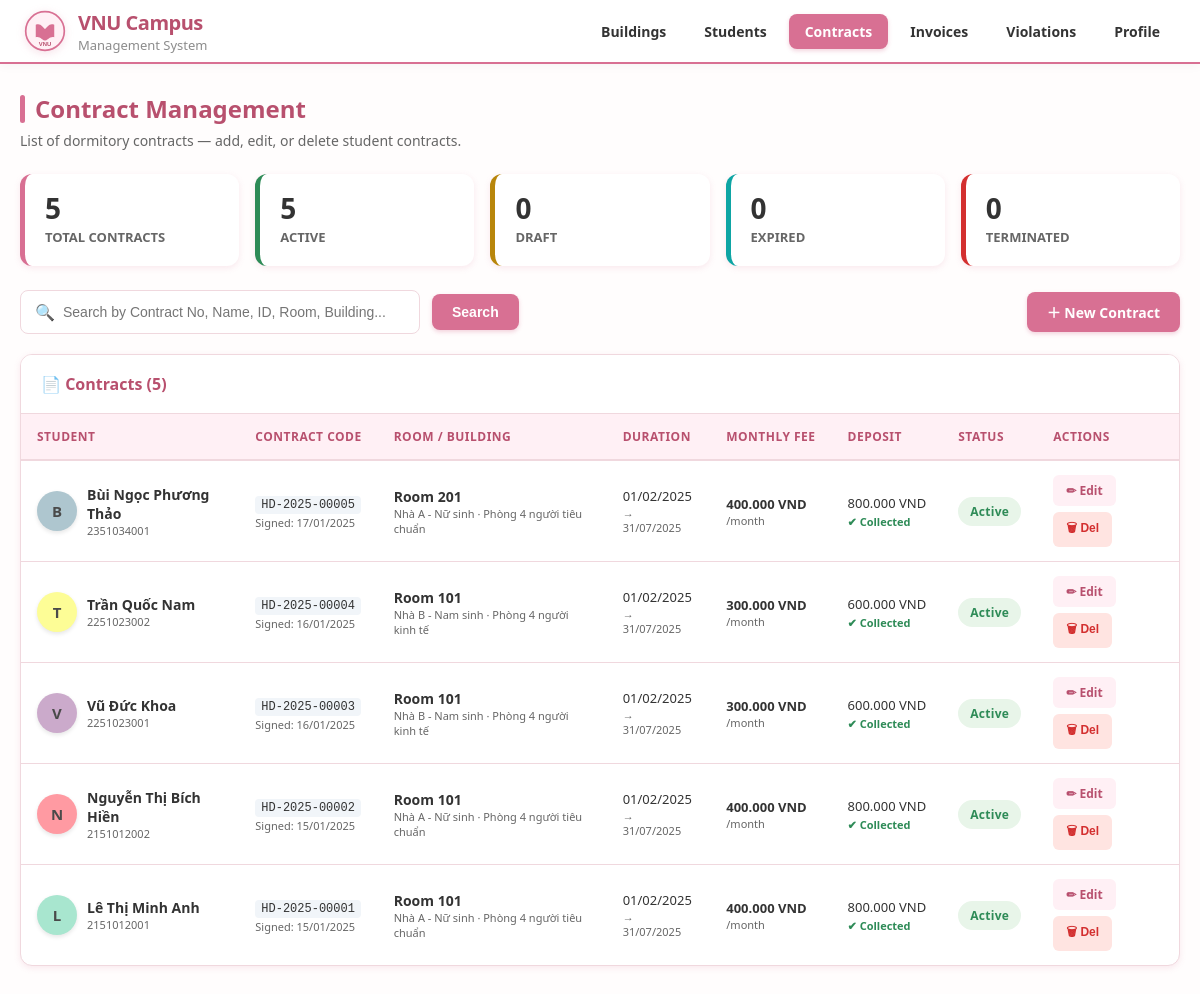
The page /ktx/ContractListView.php on the database its author committed.
### tables this page shows
CREATE TABLE contracts (
    contract_id       INT           NOT NULL AUTO_INCREMENT,
    contract_code     VARCHAR(30)   NOT NULL UNIQUE,
    student_id        INT           NOT NULL,
    room_id           INT           NOT NULL,
    registration_id   INT           DEFAULT NULL,
     
    monthly_fee_snapshot DECIMAL(10,2) NOT NULL            COMMENT 'Giá tháng chốt lúc ký HĐ',
    start_date        DATE          NOT NULL,
    end_date          DATE          NOT NULL,
    deposit_amount    DECIMAL(10,2) NOT NULL DEFAULT 0,
    deposit_paid      TINYINT(1)    NOT NULL DEFAULT 0,
    deposit_paid_date DATE          DEFAULT NULL,
    terms             TEXT          DEFAULT NULL,
    signed_date       DATE          DEFAULT NULL,
    status_code       VARCHAR(50)   NOT NULL DEFAULT 'draft',
    termination_reason TEXT         DEFAULT NULL,
    terminated_at     DATETIME      DEFAULT NULL,
    created_at        DATETIME      NOT NULL DEFAULT CURRENT_TIMESTAMP,
    updated_at        DATETIME      NOT NULL DEFAULT CURRENT_TIMESTAMP ON UPDATE CURRENT_TIMESTAMP,
    created_by        INT           DEFAULT NULL,           
    updated_by        INT           DEFAULT NULL,           
    PRIMARY KEY (contract_id),
    FOREIGN KEY (student_id)      REFERENCES students(student_id)               ON DELETE CASCADE,
    FOREIGN KEY (room_id)         REFERENCES rooms(room_id)                     ON DELETE CASCADE,
    FOREIGN KEY (registration_id) REFERENCES room_registrations(registration_id) ON DELETE SET NULL,
    INDEX idx_status_code (status_code),
    INDEX idx_start_date  (start_date),
    INDEX idx_end_date    (end_date)
);

CREATE TABLE students (
    student_id     INT           NOT NULL AUTO_INCREMENT,
    user_id        INT           NOT NULL,
    student_code   VARCHAR(20)   NOT NULL UNIQUE           COMMENT 'MSSV',
    full_name      VARCHAR(100)  NOT NULL,
    date_of_birth  DATE          NOT NULL,
    gender         ENUM('male','female','other') NOT NULL,
    id_card        VARCHAR(20)   NOT NULL UNIQUE           COMMENT 'CCCD/CMND — [d] UNIQUE',
    faculty        VARCHAR(100)  NOT NULL,
    major          VARCHAR(100)  NOT NULL,
    intake_year    YEAR          NOT NULL,
    class_name     VARCHAR(30)   NOT NULL,
    hometown       VARCHAR(200)  DEFAULT NULL,
    address        VARCHAR(255)  DEFAULT NULL,
    parent_name    VARCHAR(100)  DEFAULT NULL,
    parent_phone   VARCHAR(15)   DEFAULT NULL UNIQUE,       
    health_status  TEXT          DEFAULT NULL,
    status_code    VARCHAR(50)   NOT NULL DEFAULT 'active' COMMENT 'Ref: statuses(student,code)',
    created_at     DATETIME      NOT NULL DEFAULT CURRENT_TIMESTAMP,
    updated_at     DATETIME      NOT NULL DEFAULT CURRENT_TIMESTAMP ON UPDATE CURRENT_TIMESTAMP,
    created_by     INT           DEFAULT NULL,              
    updated_by     INT           DEFAULT NULL,              
    PRIMARY KEY (student_id),
    FOREIGN KEY (user_id) REFERENCES users(user_id) ON DELETE CASCADE,
    INDEX idx_student_code (student_code),
    INDEX idx_faculty      (faculty),
    INDEX idx_status_code  (status_code)
);

CREATE TABLE rooms (
    room_id           INT           NOT NULL AUTO_INCREMENT,
    building_id       INT           NOT NULL,
    type_id           INT           NOT NULL,               
    room_number       VARCHAR(10)   NOT NULL,
    floor             TINYINT       NOT NULL,
    current_occupancy TINYINT       NOT NULL DEFAULT 0,
    extra_facilities  JSON          DEFAULT NULL           COMMENT 'Tiện nghi bổ sung riêng phòng này',
    status_code       VARCHAR(50)   NOT NULL DEFAULT 'available',
    notes             TEXT          DEFAULT NULL,
    created_at        DATETIME      NOT NULL DEFAULT CURRENT_TIMESTAMP,
    updated_at        DATETIME      NOT NULL DEFAULT CURRENT_TIMESTAMP ON UPDATE CURRENT_TIMESTAMP,
    created_by        INT           DEFAULT NULL,           
    updated_by        INT           DEFAULT NULL,           
    PRIMARY KEY (room_id),
    FOREIGN KEY (building_id) REFERENCES buildings(building_id) ON DELETE CASCADE,
    FOREIGN KEY (type_id)     REFERENCES room_types(type_id),
    UNIQUE KEY uq_room (building_id, room_number),
    INDEX idx_status_code (status_code)
);

CREATE TABLE buildings (
    building_id    INT           NOT NULL AUTO_INCREMENT,
    building_code  VARCHAR(10)   NOT NULL UNIQUE,
    building_name  VARCHAR(100)  NOT NULL,
    gender_type    ENUM('male','female','mixed') NOT NULL,
    total_floors   TINYINT       NOT NULL DEFAULT 1,
    total_rooms    SMALLINT      NOT NULL DEFAULT 0,
    manager_name   VARCHAR(100)  DEFAULT NULL,
    manager_phone  VARCHAR(15)   DEFAULT NULL,
    description    TEXT          DEFAULT NULL,
    is_active      TINYINT(1)    NOT NULL DEFAULT 1,
    created_at     DATETIME      NOT NULL DEFAULT CURRENT_TIMESTAMP,
    updated_at     DATETIME      NOT NULL DEFAULT CURRENT_TIMESTAMP ON UPDATE CURRENT_TIMESTAMP,
    created_by     INT           DEFAULT NULL,              
    updated_by     INT           DEFAULT NULL,              
    PRIMARY KEY (building_id)
);

CREATE TABLE room_types (
    type_id          INT            NOT NULL AUTO_INCREMENT,
    type_code        VARCHAR(20)    NOT NULL UNIQUE   COMMENT 'vd: STANDARD_4, VIP_2',
    type_name        VARCHAR(100)   NOT NULL          COMMENT 'vd: Phòng 4 người tiêu chuẩn',
    capacity         TINYINT        NOT NULL          COMMENT 'Sức chứa tối đa',
    price_per_month  DECIMAL(10,2)  NOT NULL          COMMENT 'Giá thuê/tháng hiện hành',
    area_m2          DECIMAL(5,2)   DEFAULT NULL,
    default_facilities JSON         DEFAULT NULL      COMMENT 'Tiện nghi mặc định của loại phòng',
    description      TEXT           DEFAULT NULL,
    is_active        TINYINT(1)     NOT NULL DEFAULT 1,
    created_at       DATETIME       NOT NULL DEFAULT CURRENT_TIMESTAMP,
    updated_at       DATETIME       NOT NULL DEFAULT CURRENT_TIMESTAMP ON UPDATE CURRENT_TIMESTAMP,
    created_by       INT            DEFAULT NULL,
    updated_by       INT            DEFAULT NULL,
    PRIMARY KEY (type_id)
);

### ktx/ContractListView.php (the view, shortened to what this page needs)
<?php
$host = 'localhost'; $db = 'campus_final'; $user = 'root'; $pass = ''; $charset = 'utf8mb4';
try {
    $pdo = new PDO("mysql:host=$host;dbname=$db;charset=$charset", $user, $pass, [
        PDO::ATTR_ERRMODE            => PDO::ERRMODE_EXCEPTION,
        PDO::ATTR_DEFAULT_FETCH_MODE => PDO::FETCH_ASSOC,
        PDO::ATTR_EMULATE_PREPARES   => false,
    ]);
} catch (PDOException $e) {
    die('<p style="color:red">DB Connection Failed: ' . htmlspecialchars($e->getMessage()) . '</p>');
}
$search = trim($_GET['search'] ?? '');
$sql = "
    SELECT
        c.contract_id,
        c.contract_code,
        c.start_date,
        c.end_date,
        c.monthly_fee_snapshot,
        c.deposit_amount,
        c.deposit_paid,
        c.status_code,
        c.signed_date,
        s.full_name,
        s.student_code,
        s.student_id,
        r.room_number,
        rt.type_name,
        b.building_name
    FROM contracts c
    JOIN students   s  ON s.student_id  = c.student_id
    JOIN rooms      r  ON r.room_id     = c.room_id
    JOIN room_types rt ON rt.type_id    = r.type_id
    JOIN buildings  b  ON b.building_id = r.building_id
";
$params = [];
$sql .= " ORDER BY c.contract_id DESC";
$stmt = $pdo->prepare($sql);
$stmt->execute($params);
$contracts = $stmt->fetchAll();
$total      = count($contracts);
$active     = count(array_filter($contracts, fn($c) => $c['status_code'] === 'active'));
$draft      = count(array_filter($contracts, fn($c) => $c['status_code'] === 'draft'));
$expired    = count(array_filter($contracts, fn($c) => $c['status_code'] === 'expired'));
$terminated = count(array_filter($contracts, fn($c) => $c['status_code'] === 'terminated'));
function statusLabel(string $c): array {
    return match($c) {
        'active'     => ['Active',     'badge-green'],
        'draft'      => ['Draft',      'badge-yellow'],
        'expired'    => ['Expired',    'badge-blue'],
        'terminated' => ['Terminated', 'badge-red'],
        default      => [$c,           'badge-gray'],
    };
}
function fmtMoney(float $n): string {
    return number_format($n, 0, ',', '.') . ' VND';
}
function fmtDate(?string $d): string {
    $t = strtotime($d);
    return $t ? date('d/m/Y', $t) : $d;
}
include 'header.php';
?>
<main class="page">
    <h1 class="page-title">Contract Management</h1>
    <p class="page-desc">List of dormitory contracts — add, edit, or delete student contracts.</p>
    <div class="stats-row">
        <div class="stat-card">
            <div class="stat-value"><?= $total ?></div>
            <div class="stat-label">Total Contracts</div>
        </div>
        <div class="stat-card green">
            <div class="stat-value"><?= $active ?></div>
            <div class="stat-label">Active</div>
        </div>
        <div class="stat-card yellow">
            <div class="stat-value"><?= $draft ?></div>
            <div class="stat-label">Draft</div>
        </div>
        <div class="stat-card blue">
            <div class="stat-value"><?= $expired ?></div>
            <div class="stat-label">Expired</div>
        </div>
        <div class="stat-card red">
            <div class="stat-value"><?= $terminated ?></div>
            <div class="stat-label">Terminated</div>
        </div>
    </div>
    <div class="toolbar">
        <form method="GET" style="display:contents">
            <div class="search-box">
                <span>🔍</span>
                <input type="text" name="search"
                       placeholder="Search by Contract No, Name, ID, Room, Building..."
                       value="<?= htmlspecialchars($search) ?>">
            </div>
            <button type="submit" class="btn btn-primary">Search</button>
        </form>
        <a href="ContractFormView.php" class="btn btn-primary" style="margin-left:auto">＋ New Contract</a>
    </div>
    <div class="table-wrap">
        <div class="table-header">
            <h2>📄 Contracts <?= $search ? '(results: "' . htmlspecialchars($search) . '")' : '' ?> (<?= $total ?>)</h2>
        </div>
        <div class="table-responsive">
            <table>
                <thead>
                    <tr>
                        <th>Student</th>
                        <th>Contract Code</th>
                        <th class="hide-mobile">Room / Building</th>
                        <th class="hide-mobile">Duration</th>
                        <th class="hide-mobile">Monthly Fee</th>
                        <th class="hide-mobile">Deposit</th>
                        <th>Status</th>
                        <th>Actions</th>
                    </tr>
                </thead>
                <tbody>
                <?php if (empty($contracts)): ?>
                    <tr><td colspan="8"><div class="empty"><div style="font-size:40px;margin-bottom:12px">📄</div><div>No contracts found.</div></div></td></tr>
                <?php else: ?>
                    <?php foreach ($contracts as $ct):
                        [$statusText, $statusClass] = statusLabel($ct['status_code']);
                        $initials = mb_substr($ct['full_name'], 0, 1, 'UTF-8');
                        $colors   = ['#F3B0C3','#A8E6CF','#FF9AA2','#CBAACB','#FDFD96','#AEC6CF'];
                        $color    = $colors[$ct['student_id'] % count($colors)];
                    ?>
                    <tr>
                        <td>
                            <div style="display:flex;align-items:center;gap:10px">
                                <div class="avatar" style="background:<?= $color ?>; color:#4A4A4A;"><?= $initials ?></div>
                                <div>
                                    <div style="font-weight:600"><?= htmlspecialchars($ct['full_name']) ?></div>
                                    <div style="font-size:11px;color:var(--muted)"><?= htmlspecialchars($ct['student_code']) ?></div>
                                </div>
                            </div>
                        </td>
                        <td>
                            <code style="font-size:12px;background:#f1f5f9;padding:2px 6px;border-radius:4px;">
                                <?= htmlspecialchars($ct['contract_code']) ?>
                            </code>
                            <?php if ($ct['signed_date']): ?>
                            <div style="font-size:11px;color:var(--muted);margin-top:3px">Signed: <?= fmtDate($ct['signed_date']) ?></div>
                            <?php endif; ?>
                        </td>
                        <td class="hide-mobile">
                            <div style="font-weight:600">Room <?= htmlspecialchars($ct['room_number']) ?></div>
                            <div style="font-size:11px;color:var(--muted)"><?= htmlspecialchars($ct['building_name']) ?> · <?= htmlspecialchars($ct['type_name']) ?></div>
                        </td>
                        <td class="hide-mobile">
                            <div style="font-size:13px;white-space:nowrap"><?= fmtDate($ct['start_date']) ?></div>
                            <div style="font-size:11px;color:var(--muted)">→ <?= fmtDate($ct['end_date']) ?></div>
                        </td>
                        <td class="hide-mobile">
                            <div style="font-size:13px;font-weight:600;white-space:nowrap">
                                <?= fmtMoney((float)$ct['monthly_fee_snapshot']) ?>
                            </div>
                            <div style="font-size:11px;color:var(--muted)">/month</div>
                        </td>
                        <td class="hide-mobile">
                            <div style="font-size:13px;white-space:nowrap"><?= fmtMoney((float)$ct['deposit_amount']) ?></div>
                            <div style="font-size:11px;margin-top:2px">
                                <?php if ($ct['deposit_paid']): ?>
                                <span class="dep-yes">✔ Collected</span>
                                <?php else: ?>
                                <span class="dep-no">— Pending</span>
                                <?php endif; ?>
                            </div>
                        </td>
                        <td><span class="badge <?= $statusClass ?>"><?= $statusText ?></span></td>
                        <td>
                            <div style="display:flex;gap:6px;flex-wrap:wrap">
                                <a href="ContractFormView.php?contract_id=<?= $ct['contract_id'] ?>"
                                   class="btn btn-edit btn-sm">✏ Edit</a>
                                <form method="POST"
                                      onsubmit="return confirm('Delete contract <?= htmlspecialchars(addslashes($ct['contract_code'])) ?> of <?= htmlspecialchars(addslashes($ct['full_name'])) ?>?')">
                                    <button type="submit" class="btn btn-danger btn-sm">🗑 Del</button>
                                </form>
                            </div>
                        </td>
                    </tr>
                    <?php endforeach; ?>
                <?php endif; ?>
                </tbody>
            </table>
        </div>
    </div>
</main>
</body>
</html>

### rows shown on the page
contracts: student.full_name "B", student.full_name "Bùi Ngọc Phương Thảo", student.student_code "2351034001", contract_code "HD-2025-00005", signed_date "17/01/2025", room.room_number "201", buildings.building_name "Nhà A - Nữ sinh", room_types.type_name "Phòng 4 người tiêu chuẩn", start_date "01/02/2025", end_date "31/07/2025", monthly_fee_snapshot "400.000 VND", deposit_amount "800.000 VND", deposit_paid "✔ Collected", statusText "Active"
contracts: student.full_name "T", student.full_name "Trần Quốc Nam", student.student_code "2251023002", contract_code "HD-2025-00004", signed_date "16/01/2025", room.room_number "101", buildings.building_name "Nhà B - Nam sinh", room_types.type_name "Phòng 4 người kinh tế", start_date "01/02/2025", end_date "31/07/2025", monthly_fee_snapshot "300.000 VND", deposit_amount "600.000 VND", deposit_paid "✔ Collected", statusText "Active"
contracts: student.full_name "V", student.full_name "Vũ Đức Khoa", student.student_code "2251023001", contract_code "HD-2025-00003", signed_date "16/01/2025", room.room_number "101", buildings.building_name "Nhà B - Nam sinh", room_types.type_name "Phòng 4 người kinh tế", start_date "01/02/2025", end_date "31/07/2025", monthly_fee_snapshot "300.000 VND", deposit_amount "600.000 VND", deposit_paid "✔ Collected", statusText "Active"
contracts: student.full_name "N", student.full_name "Nguyễn Thị Bích Hiền", student.student_code "2151012002", contract_code "HD-2025-00002", signed_date "15/01/2025", room.room_number "101", buildings.building_name "Nhà A - Nữ sinh", room_types.type_name "Phòng 4 người tiêu chuẩn", start_date "01/02/2025", end_date "31/07/2025", monthly_fee_snapshot "400.000 VND", deposit_amount "800.000 VND", deposit_paid "✔ Collected", statusText "Active"
contracts: student.full_name "L", student.full_name "Lê Thị Minh Anh", student.student_code "2151012001", contract_code "HD-2025-00001", signed_date "15/01/2025", room.room_number "101", buildings.building_name "Nhà A - Nữ sinh", room_types.type_name "Phòng 4 người tiêu chuẩn", start_date "01/02/2025", end_date "31/07/2025", monthly_fee_snapshot "400.000 VND", deposit_amount "800.000 VND", deposit_paid "✔ Collected", statusText "Active"

### other values the page prints
$total "5"
$active "5"
$draft "0"
$expired "0"
$terminated "0"
